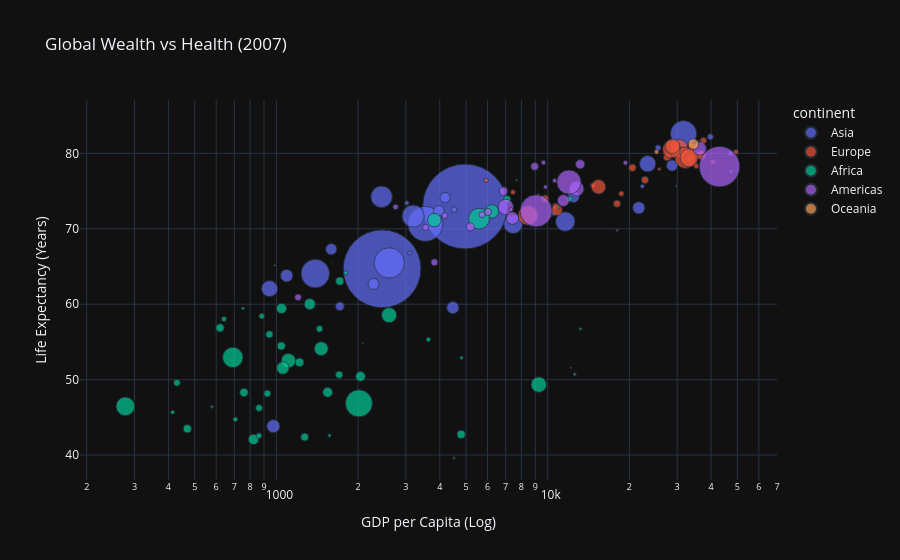

The notebook cell saved with this chart:
### Code cell
import plotly.express as px

# Load data
df = px.data.gapminder()
df_2007 = df[df.year == 2007]

# Create an interactive bubble chart
fig = px.scatter(
    df_2007, 
    x="gdpPercap", 
    y="lifeExp", 
    size="pop",            # Size of bubble = Population
    color="continent",     # Color = Continent
    hover_name="country",  # Tooltip text
    log_x=True,            # Logarithmic X axis
    size_max=60,
    title="Global Wealth vs Health (2007)"
)

# Customize the layout
fig.update_layout(
    template="plotly_dark",
    xaxis_title="GDP per Capita (Log)",
    yaxis_title="Life Expectancy (Years)"
)

# This renders interactively in a Jupyter Notebook!
fig.show()

### Figure 1 — Plotly figure (JSON) as saved in the notebook; plotly's stock layout.template omitted (floating-point values rounded to 4 significant figures)
{"data": [{"hovertemplate": "<b>%{hovertext}</b><br><br>continent=Asia<br>gdpPercap=%{x}<br>lifeExp=%{y}<br>pop=%{marker.size}<extra></extra>", "hovertext": ["Afghanistan", "Bahrain", "Bangladesh", "Cambodia", "China", "Hong Kong, China", "India", "Indonesia", "Iran", "Iraq", "Israel", "Japan", "Jordan", "Korea, Dem. Rep.", "Korea, Rep.", "Kuwait", "Lebanon", "Malaysia", "Mongolia", "Myanmar", "Nepal", "Oman", "Pakistan", "Philippines", "Saudi Arabia", "Singapore", "Sri Lanka", "Syria", "Taiwan", "Thailand", "Vietnam", "West Bank and Gaza", "Yemen, Rep."], "legendgroup": "Asia", "marker": {"color": "#636efa", "size": [31889923, 708573, 150448339, 14131858, 1318683096, 6980412, 1110396331, 223547000, 69453570, 27499638, 6426679, 127467972, 6053193, 23301725, 49044790, 2505559, 3921278, 24821286, 2874127, 47761980, 28901790, 3204897, 169270617, 91077287, 27601038, 4553009, 20378239, 19314747, 23174294, 65068149, 85262356, 4018332, 22211743], "sizemode": "area", "sizeref": 366300.0, "symbol": "circle"}, "mode": "markers", "name": "Asia", "orientation": "v", "showlegend": true, "type": "scatter", "x": [974.6, 29800.0, 1391.0, 1714.0, 4959.0, 39720.0, 2452.0, 3541.0, 11610.0, 4471.0, 25520.0, 31660.0, 4519.0, 1593.0, 23350.0, 47310.0, 10460.0, 12450.0, 3096.0, 944.0, 1091.0, 22320.0, 2606.0, 3190.0, 21650.0, 47140.0, 3970.0, 4185.0, 28720.0, 7458.0, 2442.0, 3025.0, 2281.0], "xaxis": "x", "y": [43.83, 75.64, 64.06, 59.72, 72.96, 82.21, 64.7, 70.65, 70.96, 59.55, 80.75, 82.6, 72.53, 67.3, 78.62, 77.59, 71.99, 74.24, 66.8, 62.07, 63.78, 75.64, 65.48, 71.69, 72.78, 79.97, 72.4, 74.14, 78.4, 70.62, 74.25, 73.42, 62.7], "yaxis": "y"}, {"hovertemplate": "<b>%{hovertext}</b><br><br>continent=Europe<br>gdpPercap=%{x}<br>lifeExp=%{y}<br>pop=%{marker.size}<extra></extra>", "hovertext": ["Albania", "Austria", "Belgium", "Bosnia and Herzegovina", "Bulgaria", "Croatia", "Czech Republic", "Denmark", "Finland", "France", "Germany", "Greece", "Hungary", "Iceland", "Ireland", "Italy", "Montenegro", "Netherlands", "Norway", "Poland", "Portugal", "Romania", "Serbia", "Slovak Republic", "Slovenia", "Spain", "Sweden", "Switzerland", "Turkey", "United Kingdom"], "legendgroup": "Europe", "marker": {"color": "#EF553B", "size": [3600523, 8199783, 10392226, 4552198, 7322858, 4493312, 10228744, 5468120, 5238460, 61083916, 82400996, 10706290, 9956108, 301931, 4109086, 58147733, 684736, 16570613, 4627926, 38518241, 10642836, 22276056, 10150265, 5447502, 2009245, 40448191, 9031088, 7554661, 71158647, 60776238], "sizemode": "area", "sizeref": 366300.0, "symbol": "circle"}, "mode": "markers", "name": "Europe", "orientation": "v", "showlegend": true, "type": "scatter", "x": [5937.0, 36130.0, 33690.0, 7446.0, 10680.0, 14620.0, 22830.0, 35280.0, 33210.0, 30470.0, 32170.0, 27540.0, 18010.0, 36180.0, 40680.0, 28570.0, 9254.0, 36800.0, 49360.0, 15390.0, 20510.0, 10810.0, 9787.0, 18680.0, 25770.0, 28820.0, 33860.0, 37510.0, 8458.0, 33200.0], "xaxis": "x", "y": [76.42, 79.83, 79.44, 74.85, 73.0, 75.75, 76.49, 78.33, 79.31, 80.66, 79.41, 79.48, 73.34, 81.76, 78.89, 80.55, 74.54, 79.76, 80.2, 75.56, 78.1, 72.48, 74.0, 74.66, 77.93, 80.94, 80.88, 81.7, 71.78, 79.42], "yaxis": "y"}, {"hovertemplate": "<b>%{hovertext}</b><br><br>continent=Africa<br>gdpPercap=%{x}<br>lifeExp=%{y}<br>pop=%{marker.size}<extra></extra>", "hovertext": ["Algeria", "Angola", "Benin", "Botswana", "Burkina Faso", "Burundi", "Cameroon", "Central African Republic", "Chad", "Comoros", "Congo, Dem. Rep.", "Congo, Rep.", "Cote d'Ivoire", "Djibouti", "Egypt", "Equatorial Guinea", "Eritrea", "Ethiopia", "Gabon", "Gambia", "Ghana", "Guinea", "Guinea-Bissau", "Kenya", "Lesotho", "Liberia", "Libya", "Madagascar", "Malawi", "Mali", "Mauritania", "Mauritius", "Morocco", "Mozambique", "Namibia", "Niger", "Nigeria", "Reunion", "Rwanda", "Sao Tome and Principe", "Senegal", "Sierra Leone", "Somalia", "South Africa", "Sudan", "Swaziland", "Tanzania", "Togo", "Tunisia", "Uganda", "Zambia", "Zimbabwe"], "legendgroup": "Africa", "marker": {"color": "#00cc96", "size": [33333216, 12420476, 8078314, 1639131, 14326203, 8390505, 17696293, 4369038, 10238807, 710960, 64606759, 3800610, 18013409, 496374, 80264543, 551201, 4906585, 76511887, 1454867, 1688359, 22873338, 9947814, 1472041, 35610177, 2012649, 3193942, 6036914, 19167654, 13327079, 12031795, 3270065, 1250882, 33757175, 19951656, 2055080, 12894865, 135031164, 798094, 8860588, 199579, 12267493, 6144562, 9118773, 43997828, 42292929, 1133066, 38139640, 5701579, 10276158, 29170398, 11746035, 12311143], "sizemode": "area", "sizeref": 366300.0, "symbol": "circle"}, "mode": "markers", "name": "Africa", "orientation": "v", "showlegend": true, "type": "scatter", "x": [6223.0, 4797.0, 1441.0, 12570.0, 1217.0, 430.1, 2042.0, 706.0, 1704.0, 986.1, 277.6, 3633.0, 1545.0, 2082.0, 5581.0, 12150.0, 641.4, 690.8, 13210.0, 752.7, 1328.0, 942.7, 579.2, 1463.0, 1569.0, 414.5, 12060.0, 1045.0, 759.3, 1043.0, 1803.0, 10960.0, 3820.0, 823.7, 4811.0, 619.7, 2014.0, 7670.0, 863.1, 1598.0, 1712.0, 862.5, 926.1, 9270.0, 2602.0, 4513.0, 1107.0, 883.0, 7093.0, 1056.0, 1271.0, 469.7], "xaxis": "x", "y": [72.3, 42.73, 56.73, 50.73, 52.3, 49.58, 50.43, 44.74, 50.65, 65.15, 46.46, 55.32, 48.33, 54.79, 71.34, 51.58, 58.04, 52.95, 56.73, 59.45, 60.02, 56.01, 46.39, 54.11, 42.59, 45.68, 73.95, 59.44, 48.3, 54.47, 64.16, 72.8, 71.16, 42.08, 52.91, 56.87, 46.86, 76.44, 46.24, 65.53, 63.06, 42.57, 48.16, 49.34, 58.56, 39.61, 52.52, 58.42, 73.92, 51.54, 42.38, 43.49], "yaxis": "y"}, {"hovertemplate": "<b>%{hovertext}</b><br><br>continent=Americas<br>gdpPercap=%{x}<br>lifeExp=%{y}<br>pop=%{marker.size}<extra></extra>", "hovertext": ["Argentina", "Bolivia", "Brazil", "Canada", "Chile", "Colombia", "Costa Rica", "Cuba", "Dominican Republic", "Ecuador", "El Salvador", "Guatemala", "Haiti", "Honduras", "Jamaica", "Mexico", "Nicaragua", "Panama", "Paraguay", "Peru", "Puerto Rico", "Trinidad and Tobago", "United States", "Uruguay", "Venezuela"], "legendgroup": "Americas", "marker": {"color": "#ab63fa", "size": [40301927, 9119152, 190010647, 33390141, 16284741, 44227550, 4133884, 11416987, 9319622, 13755680, 6939688, 12572928, 8502814, 7483763, 2780132, 108700891, 5675356, 3242173, 6667147, 28674757, 3942491, 1056608, 301139947, 3447496, 26084662], "sizemode": "area", "sizeref": 366300.0, "symbol": "circle"}, "mode": "markers", "name": "Americas", "orientation": "v", "showlegend": true, "type": "scatter", "x": [12780.0, 3822.0, 9066.0, 36320.0, 13170.0, 7007.0, 9645.0, 8948.0, 6025.0, 6873.0, 5728.0, 5186.0, 1202.0, 3548.0, 7321.0, 11980.0, 2749.0, 9809.0, 4173.0, 7409.0, 19330.0, 18010.0, 42950.0, 10610.0, 11420.0], "xaxis": "x", "y": [75.32, 65.55, 72.39, 80.65, 78.55, 72.89, 78.78, 78.27, 72.23, 74.99, 71.88, 70.26, 60.92, 70.2, 72.57, 76.19, 72.9, 75.54, 71.75, 71.42, 78.75, 69.82, 78.24, 76.38, 73.75], "yaxis": "y"}, {"hovertemplate": "<b>%{hovertext}</b><br><br>continent=Oceania<br>gdpPercap=%{x}<br>lifeExp=%{y}<br>pop=%{marker.size}<extra></extra>", "hovertext": ["Australia", "New Zealand"], "legendgroup": "Oceania", "marker": {"color": "#FFA15A", "size": [20434176, 4115771], "sizemode": "area", "sizeref": 366300.0, "symbol": "circle"}, "mode": "markers", "name": "Oceania", "orientation": "v", "showlegend": true, "type": "scatter", "x": [34440.0, 25190.0], "xaxis": "x", "y": [81.23, 80.2], "yaxis": "y"}], "layout": {"legend": {"itemsizing": "constant", "title": {"text": "continent"}, "tracegroupgap": 0}, "title": {"text": "Global Wealth vs Health (2007)"}, "xaxis": {"anchor": "y", "domain": [0, 1], "title": {"text": "GDP per Capita (Log)"}, "type": "log"}, "yaxis": {"anchor": "x", "domain": [0, 1], "title": {"text": "Life Expectancy (Years)"}}}}
